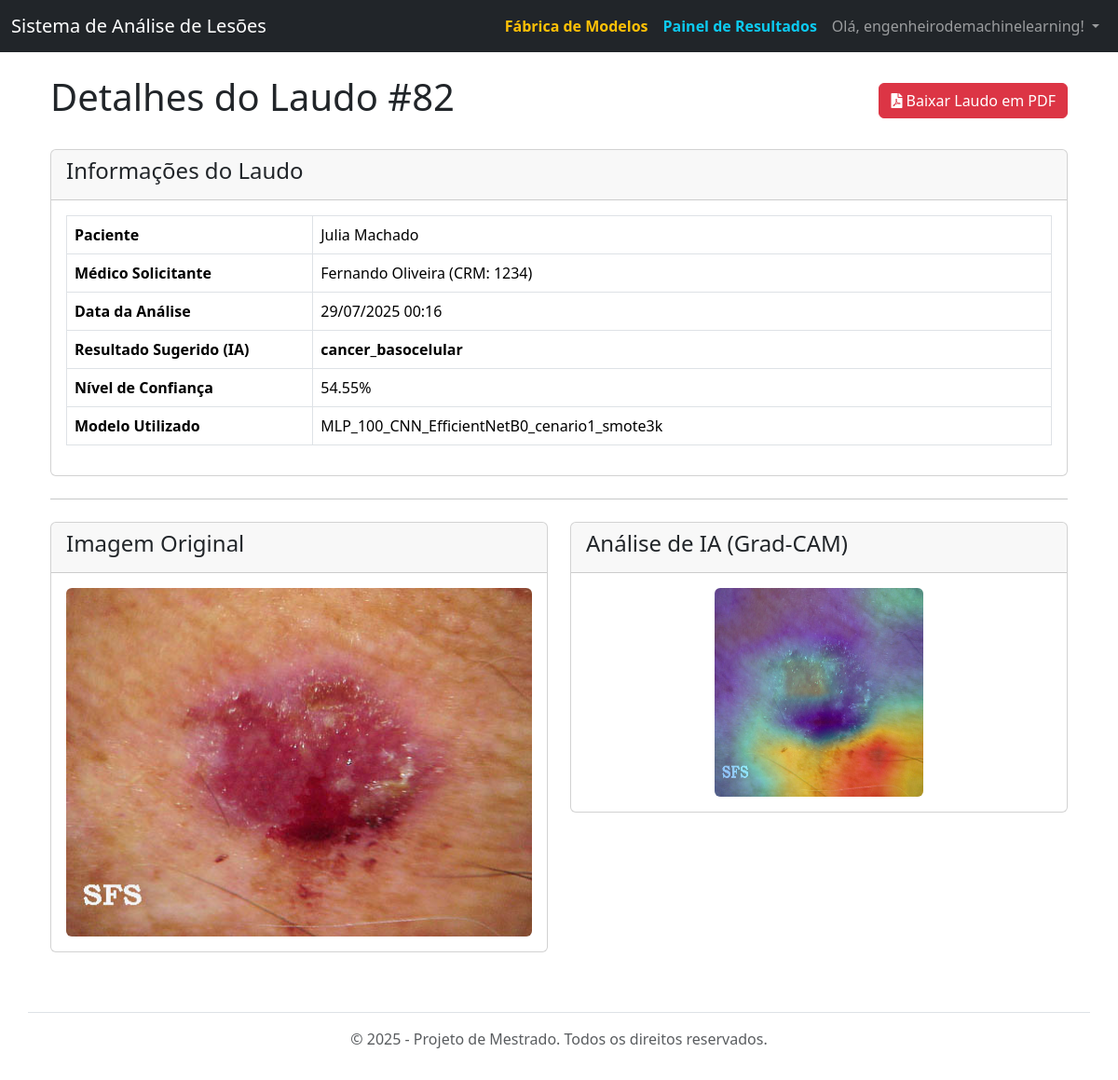
Page /laudo/82/ (signed in) on the committed database.
### laudos/models.py (models this page shows, shortened)
class Laudo(models.Model):
    paciente = models.ForeignKey(Paciente, on_delete=models.CASCADE)
    medico = models.ForeignKey(Medico, on_delete=models.PROTECT)
    imagem_lesao = models.ImageField(upload_to='lesoes/%Y/%m/%d/')
    resultado_classificacao = models.CharField(max_length=100, blank=True, null=True)
    confianca = models.FloatField(null=True, blank=True)
    data_laudo = models.DateTimeField(auto_now_add=True)
    modelo_utilizado = models.ForeignKey(ModeloML, on_delete=models.PROTECT, null=True, blank=True)
    perda_sensibilidade_termica = models.BooleanField(default=False)
    apresenta_nodulos = models.BooleanField(default=False)
    observacoes_clinicas = models.TextField(blank=True, null=True)
    grad_cam_img = models.ImageField(upload_to='reports/grad_cam/', null=True, blank=True)

class ModeloML(models.Model):
    nome_versao = models.CharField(max_length=100, unique=True)
    cenario_clinico = models.CharField(max_length=255, blank=True, null=True, help_text="Descrição do cenário de diagnóstico.")
    arquivo_modelo = models.FileField(upload_to='ml_models/')
    data_upload = models.DateTimeField(auto_now_add=True)
    is_active = models.BooleanField(default=False, help_text="Define se este é o modelo em produção.")
    parametros_treinamento = models.JSONField(null=True, blank=True, help_text="Parâmetros do formulário usados neste treinamento")
    class_map_json = models.JSONField(null=True, blank=True, help_text="Mapeamento de índice para nome de classe. Ex: {'0': 'caes', '1': 'gatos'}")
    acuracia_media = models.FloatField(null=True, blank=True)
    acuracia_std = models.FloatField(null=True, blank=True)
    sensibilidade_media = models.FloatField(null=True, blank=True)
    sensibilidade_std = models.FloatField(null=True, blank=True)
    especificidade_media = models.FloatField(null=True, blank=True)
    especificidade_std = models.FloatField(null=True, blank=True)
    auc_roc_media = models.FloatField(null=True, blank=True)
    auc_roc_std = models.FloatField(null=True, blank=True)
    kappa_media = models.FloatField(null=True, blank=True)
    kappa_std = models.FloatField(null=True, blank=True)
    tempo_treinamento_seg = models.FloatField(null=True, blank=True)
    metricas_raw = models.JSONField(null=True, blank=True)
    matriz_confusao_img = models.ImageField(upload_to='reports/confusion_matrix/', null=True, blank=True)
    boxplot_acuracia_img = models.ImageField(upload_to='reports/boxplots/', null=True, blank=True)
    boxplot_sensibilidade_img = models.ImageField(upload_to='reports/boxplots/', null=True, blank=True)
    boxplot_especificidade_img = models.ImageField(upload_to='reports/boxplots/', null=True, blank=True)
    boxplot_auc_roc_img = models.ImageField(upload_to='reports/boxplots/', null=True, blank=True)
    boxplot_kappa_img = models.ImageField(upload_to='reports/boxplots/', null=True, blank=True)
    importancia_features_img = models.ImageField(upload_to='reports/feature_importance/', null=True, blank=True)
    top_features_json = models.JSONField(null=True, blank=True)

### users/models.py (models this page shows)
class Paciente(models.Model):
    user = models.OneToOneField(User, on_delete=models.CASCADE)
    medico_responsavel = models.ForeignKey(Medico, on_delete=models.SET_NULL, null=True, blank=True, related_name='pacientes')
    def __str__(self):
        return self.user.get_full_name() or self.user.username

class Medico(models.Model):
    user = models.OneToOneField(User, on_delete=models.CASCADE)
    crm = models.CharField(max_length=20, unique=True, verbose_name="CRM")
    def __str__(self):
        return self.user.get_full_name() or self.user.username

### laudos/views.py (the view)
# urls.py: path('laudo/<int:pk>/', views.laudo_detail_view, name='laudo_detail'),
@login_required
def laudo_detail_view(request, pk):
    laudo = get_object_or_404(Laudo.objects.select_related('paciente__user', 'medico__user', 'modelo_utilizado'), pk=pk)
    user_is_medico = hasattr(request.user, 'medico') and request.user.medico == laudo.medico
    user_is_paciente = hasattr(request.user, 'paciente') and request.user.paciente == laudo.paciente
    if not (user_is_medico or user_is_paciente or request.user.is_superuser):
        return HttpResponse("Acesso não autorizado.", status=403)
    context = {
        'laudo': laudo,
        'paciente': laudo.paciente,
        'medico': laudo.medico,
    }
    return render(request, 'laudos/laudo_detail.html', context)

### templates/laudos/laudo_detail.html (shortened to what this page needs)
{% extends 'base.html' %}
{% block content %}
<div class="container">
    <div class="d-flex justify-content-between align-items-center mb-4">
        <h1>Detalhes do Laudo #{{ laudo.pk }}</h1>
        <a href="{% url 'laudo_pdf' laudo.pk %}" class="btn btn-danger" target="_blank">
            <i class="fas fa-file-pdf"></i> Baixar Laudo em PDF
        </a>
    </div>
    <div class="card">
        <div class="card-header"><h4>Informações do Laudo</h4></div>
        <div class="card-body">
            <table class="table table-bordered">
                <tbody>
                    <tr>
                        <th style="width: 25%;">Paciente</th>
                        <td>{{ laudo.paciente }}</td>
                    </tr>
                    <tr>
                        <th>Médico Solicitante</th>
                        <td>{{ laudo.medico }} (CRM: {{ laudo.medico.crm }})</td>
                    </tr>
                    <tr><th>Data da Análise</th><td>{{ laudo.data_laudo|date:"d/m/Y H:i" }}</td></tr>
                    <tr><th>Resultado Sugerido (IA)</th><td><strong>{{ laudo.resultado_classificacao }}</strong></td></tr>
                    <tr><th>Nível de Confiança</th><td>{{ laudo.confianca|floatformat:2 }}%</td></tr>
                    <tr><th>Modelo Utilizado</th><td>{% if laudo.modelo_utilizado %}{{ laudo.modelo_utilizado.nome_versao }}{% endif %}</td></tr>
                </tbody>
            </table>
        </div>
    </div>
    <hr class="my-4">
    <div class="row">
        <div class="col-md-6 mb-3">
            <div class="card"><div class="card-header"><h4>Imagem Original</h4></div>
                <div class="card-body text-center">
                    {% if laudo.imagem_lesao %}<img src="{{ laudo.imagem_lesao.url }}" class="img-fluid rounded" alt="Imagem da lesão">{% endif %}
                </div>
            </div>
        </div>
        <div class="col-md-6 mb-3">
            <div class="card"><div class="card-header"><h4>Análise de IA (Grad-CAM)</h4></div>
                <div class="card-body text-center">
                    {% if laudo.grad_cam_img %}<img src="{{ laudo.grad_cam_img.url }}" class="img-fluid rounded" alt="Grad-CAM">
                    {% else %}<p class="text-muted">Mapa de calor não disponível.</p>{% endif %}
                </div>
            </div>
        </div>
    </div>
</div>
{% endblock %}

### templates/base.html (shortened to what this page needs)
<!doctype html>
<html lang="pt-br">
<head>
    <link href="https://cdn.jsdelivr.net/npm/bootstrap@5.3.2/dist/css/bootstrap.min.css" rel="stylesheet">
    <link rel="stylesheet" href="https://cdnjs.cloudflare.com/ajax/libs/font-awesome/5.15.4/css/all.min.css">
</head>
<body>
    <nav class="navbar navbar-expand-lg navbar-dark bg-dark">
        <div class="container-fluid">
            <a class="navbar-brand" href="{% url 'home' %}">Sistema de Análise de Lesões</a>
            <div class="collapse navbar-collapse" id="navbarNav">
                <ul class="navbar-nav ms-auto">
                    {% if user.is_authenticated %}
                        {% if user.is_superuser %}
                            <li class="nav-item">
                                <a class="nav-link fw-bold text-warning" href="{% url 'ml_train_model' %}">Fábrica de Modelos</a>
                            </li>
                            <li class="nav-item">
                                <a class="nav-link fw-bold text-info" href="{% url 'ml_results_dashboard' %}">Painel de Resultados</a>
                            </li>
                        {% endif %}
                        <li class="nav-item dropdown">
                            <a class="nav-link dropdown-toggle" href="#" id="navbarDropdown" role="button" data-bs-toggle="dropdown" aria-expanded="false">
                                Olá, {{ user.get_full_name|default:user.username }}!
                            </a>
                        </li>
                    {% endif %}
                </ul>
            </div>
        </div>
    </nav>
    <main class="container mt-4">
        {% block content %}{% endblock %}
    </main>
    <footer class="container mt-5 py-3 text-center text-muted border-top">
        <p>© {% now "Y" %} - Projeto de Mestrado. Todos os direitos reservados.</p>
    </footer>
</body>
</html>

### rows in the picture
Laudo: pk "82", paciente "Julia Machado", medico "Fernando Oliveira", medico.crm "1234", data_laudo "29/07/2025 00:16", resultado_classificacao "cancer_basocelular", confianca "54.55", modelo_utilizado.nome_versao "MLP_100_CNN_EfficientNetB0_cenario1_smote3k", imagem_lesao (picture), grad_cam_img (picture)

### other values in the picture
{{ user.get_full_name|default:user.username }} "engenheirodemachinelearning"
